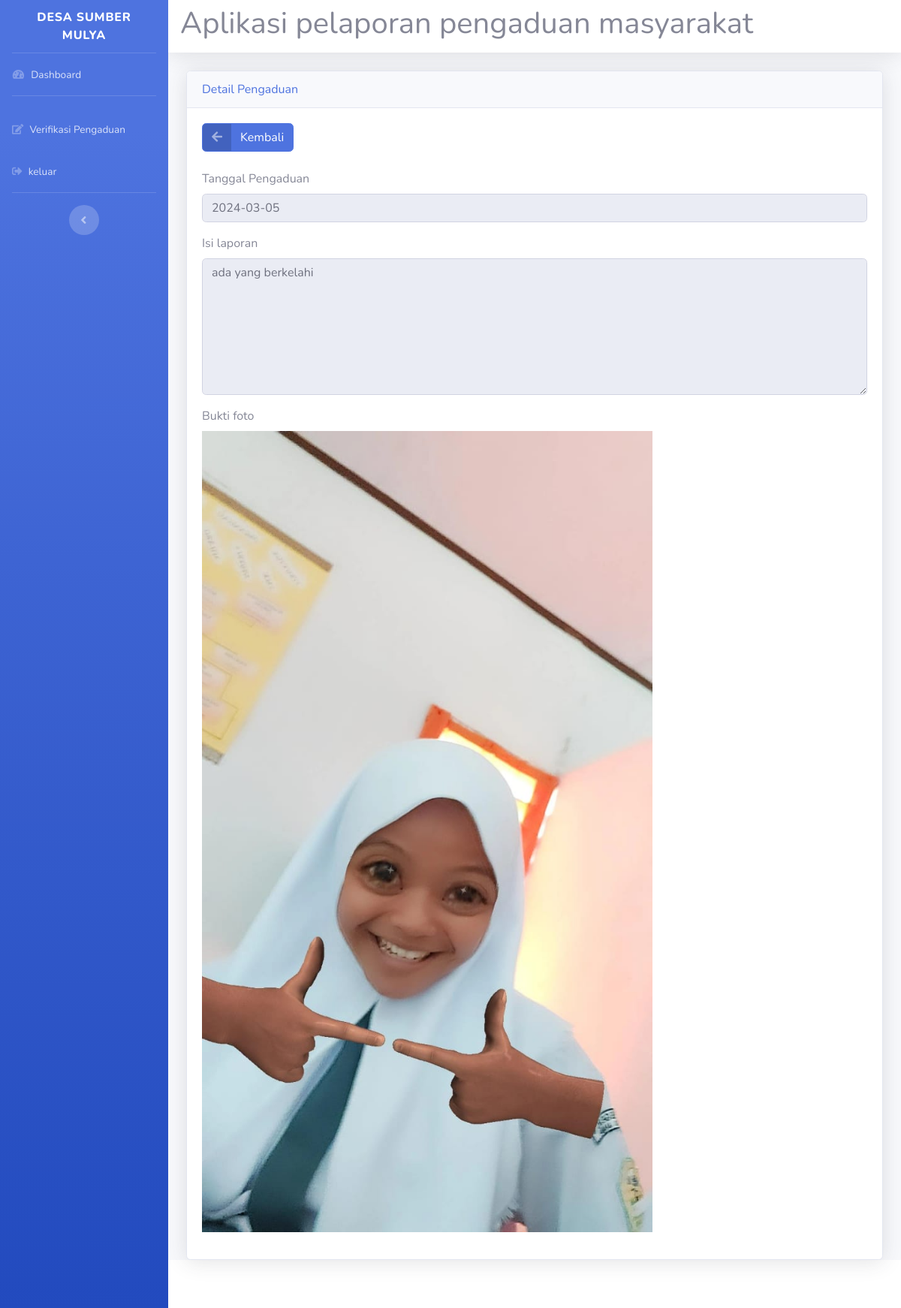
The app's page /petugas/petugas.php?url=detail_pengaduan2&id=398 (signed in) with its own data.
### tables this page shows
CREATE TABLE `pengaduan` (
  `id_pengaduan` int(11) NOT NULL,
  `tgl_pengaduan` date NOT NULL,
  `nik` char(16) NOT NULL,
  `isi_laporan` text NOT NULL,
  `foto` varchar(255) NOT NULL,
  `status` enum('0','proses','selesai') NOT NULL
);

### petugas/detail_pengaduan2.php (the view, shortened to what this page needs)
<!DOCTYPE html>
<html lang="en">
<head>
  <link href="../vendor/fontawesome-free/css/all.min.css" rel="stylesheet" type="text/css">
  <link href="../css/sb-admin-2.min.css" rel="stylesheet">
</head>
<body id="page-top">
<div class="card shadow">
  <div class="card-header text-primary">
    Detail Pengaduan
  </div>
  <div class="card-body">
      <?php
      $sql=mysql_query("select * from pengaduan where id_pengaduan='$_GET[id]'");
      $data=mysql_fetch_array($sql);
      if ($sql) {
      ?>
  <div>
    <a href="?url=verifikasi_pengaduan2" class="btn btn-primary btn-icon-split">
      <span class="icon text-white-50">
        <i class="fas fa-arrow-left"></i>
      </span>
      <span class="text">Kembali</span>
    </a>
  </div>
  <br>
    <form action="" method="post" class="form-horizontal" enctype="multipart/form-data">
     <div class="form-group cols-sm-6">
        <label>Tanggal Pengaduan</label>
        <input type="text" name="tgl_pengaduan" value="<?php echo $data['tgl_pengaduan']; ?>" class="form-control" readonly>
      </div>
      <div class="form-group cols-sm-6">
        <label>Isi laporan</label>
        <textarea name="isi_laporan" rows="7" class="form-control" readonly=""><?php echo $data['isi_laporan']; ?></textarea>
      </div>
      <div class="form-group cols-sm-6">
        <label>Bukti foto</label><br>
        <img src="../img/<?php echo $data['foto']; ?>" width=600>
      </div>
    </form>
  <?php } ?>
  </div>
</div>
</body>
</html>

### records on screen
pengaduan: tgl_pengaduan "2024-03-05", isi_laporan "ada yang berkelahi", foto (picture)
